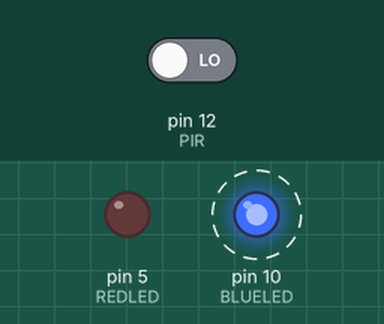
Recording of a sketch running on a simulated Arduino Uno, built with avr-gcc and run on an emulated ATmega328P. Shown: output pins drawn as LEDs (lit = HIGH). Dashed ring = blinking. Inputs (shaded band) come from the test bench; at power-on: pin 12 (PIR) LOW.

Above: at 4.8 s.
4.9 s: pin 12 (PIR) driven HIGH
At 5.8 s:
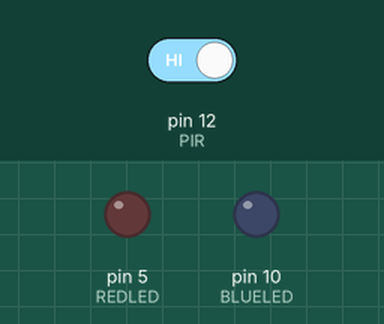
At 6.6 s:
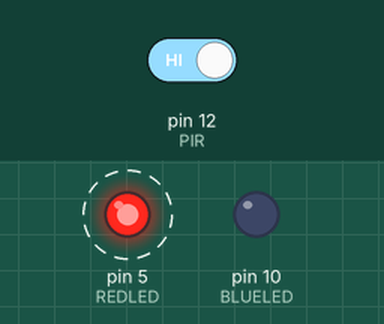
Timing chart, 0 to 16.9 s (numbered marks = the images above; inputs shaded):
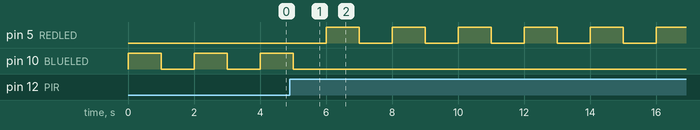

The sketch:

sensor.ino
```cpp
int REDLED = 5;
int BLUELED = 10;
int PIR =12;
int motion;

void setup() {
  // put your setup code here, to run once:
pinMode(REDLED,OUTPUT);
pinMode(BLUELED,OUTPUT);
pinMode(PIR,INPUT);

}

void loop() {
  // put your main code here, to run repeatedly:
 motion=digitalRead(PIR);
 if( motion == HIGH){
  for(int j=1; j<=10;j=j+1){
  digitalWrite(REDLED,HIGH);
  delay(1000);
  digitalWrite(REDLED,LOW);
  delay(1000);
  }
  }

  else{
   digitalWrite(BLUELED,HIGH);
   delay(1000);
   digitalWrite (BLUELED,LOW);
   delay(1000);

}
 }
```

Measured:
- after the input at 4.9 s, pin 5 (REDLED): alternates HIGH for 1.0 s and LOW for 1.0 s, starting after 1.1 s; pin 10 (BLUELED): goes on until 5.0 s, then stays LOW
- by itself, pin 10 (BLUELED): alternates HIGH for 1.0 s and LOW for 1.0 s
